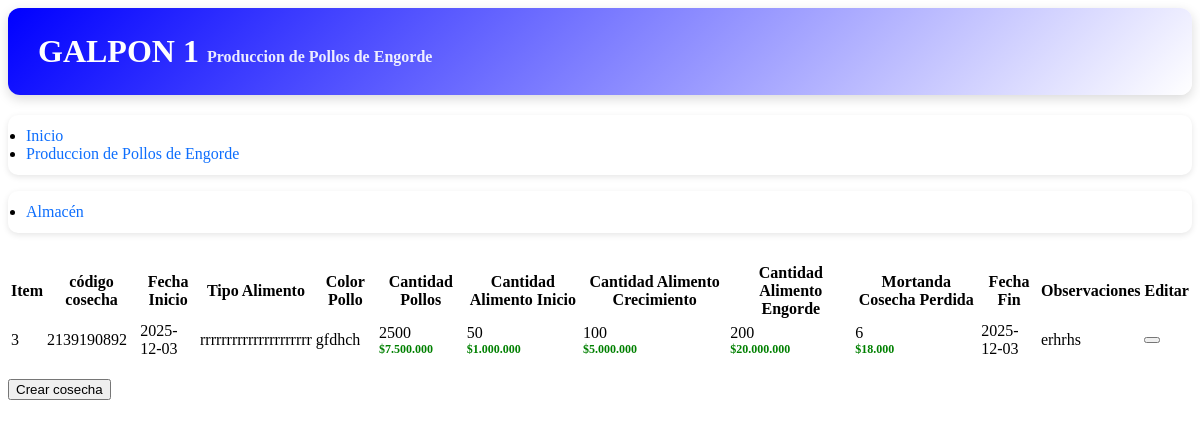
Screenshot of /administrador/vista_admin/vista_galpon1.php?codigo_orions=2139190892 (signed in) with the database file from the repository.
### tables this page shows
CREATE TABLE `galpon_1` (
  `codigo` int(10) NOT NULL,
  `codigo_orions` varchar(10) NOT NULL,
  `descripcion` varchar(200) NOT NULL,
  `tipo_alimento` varchar(200) NOT NULL,
  `fayido` int(255) NOT NULL,
  `cantidad` int(10) NOT NULL,
  `cantidad_pollo` int(10) NOT NULL,
  `color` varchar(100) NOT NULL,
  `fecha_inicio` date NOT NULL,
  `fecha_fin` date NOT NULL,
  `precio_pollo` float NOT NULL,
  `precio_alimento` float NOT NULL,
  `alimento_inicio` int(10) NOT NULL,
  `precio_inicio` float NOT NULL,
  `alimento_preinicio` int(10) NOT NULL,
  `precio_preinicio` float NOT NULL
);

### modelo/datos-galpon1.php (called while the page is built, shortened)
<?php
class misGalpon1
{
    function viewGalpones1($codigo_orions = null)
    {
        $conexion = new Conexion();
        if ($codigo_orions !== null) {
            $consulta = "SELECT
                            codigo,
                            codigo_orions,
                            cantidad_pollo,
                            precio_pollo,
                            color,
                            fayido,
                            tipo_alimento,
                            cantidad,
                            precio_alimento,
                            fecha_inicio,
                            fecha_fin,
                            descripcion,
                            alimento_inicio,
                            precio_inicio,
                            alimento_preinicio,
                            precio_preinicio
                         FROM galpon_1
                         WHERE codigo_orions = :codigo_orions
                         ORDER BY codigo ASC";
            $modules = $conexion->prepare($consulta);
            $modules->bindParam(':codigo_orions', $codigo_orions);
        }
        $modules->execute();
        return $modules->fetchAll(PDO::FETCH_ASSOC);
    }
    function countGalponir1()
    {
        $conexion = new Conexion();
        $consulta = "SELECT count(codigo_orions) as cant
                     FROM galpon_1";
        $modules = $conexion->prepare($consulta);
        $modules->execute();
        $data = $modules->fetch(PDO::FETCH_ASSOC);
        $total = $data['cant'];
        return $total;
    }
}

### administrador/vista_admin/vista_galpon1.php (the view, shortened to what this page needs)
<?php
require_once '../../modelo/val-admin.php';
include '../../modelo/datos-galpon1.php';
if ($rol_user != 1 && $rol_user != 2) {
    echo '<script language = javascript>
    alert ("Debe seleccionar un centro de formación.")
    self.location="../index.php"
    </script>';
} else {
    $mis_galpon1 = new misGalpon1();
    if (isset($_GET['codigo_orions']) && !empty($_GET['codigo_orions'])) {
        $codigo_orions = $_GET['codigo_orions'];
        $res = $mis_galpon1->viewGalpones1($codigo_orions);
    } else {
        $res = $mis_galpon1->viewGalpones1();
    }
}
?>
<div class="col-sm-12">
    <div class="page-head">
        <div class="page-head-modern">
            <h1>
                GALPON 1
                <small>Produccion de Pollos de Engorde</small>
            </h1>
        </div>
        <ul class="breadcrumb breadcrumb-modern">
            <li>
                <a href="index.php">Inicio</a>
            </li>
            <li>
                <a href="index.php">Produccion de Pollos de Engorde</a>
            </li>
        </ul>
        <ul class="breadcrumb breadcrumb-modern">
            <li>
                <a href="almacen.php">Almacén</a>
            </li>
        </ul>
        <br />
        <div class="table-responsive">
            <table id="example" class="table table-striped table-bordered">
                <thead>
                    <th>
                        <div class="text-center">Item</div>
                    </th>
                    <th>
                        <div class="text-center">código cosecha</div>
                    </th>
                    <th>
                        <div class="text-center">Fecha<br />Inicio</div>
                    </th>
                    <th>
                        <div class="text-center">Tipo Alimento</div>
                    </th>
                    <th>
                        <div class="text-center">Color Pollo</div>
                    </th>
                    <th>
                        <div class="text-center">Cantidad Pollos</div>
                    </th>
                    <th>
                        <div class="text-center">Cantidad Alimento Inicio</div>
                    </th>
                    <th>
                        <div class="text-center">Cantidad Alimento Crecimiento</div>
                    </th>
                    <th>
                        <div class="text-center">Cantidad Alimento Engorde</div>
                    </th>
                    <th>
                        <div class="text-center">Mortanda Cosecha Perdida</div>
                    </th>
                    <th>
                        <div class="text-center">Fecha<br />Fin</div>
                    </th>
                    <th>
                        <div class="text-center">Observaciones</div>
                    </th>
                    <th>
                        <div class="text-center">Editar</div>
                    </th>
                </thead>
                <tbody>
                    <?php
                    foreach ($res as $data) {
                        $cant_galpon1 = $mis_galpon1->countGalponir1(['codigo_orions']);
                        $datos = $data['codigo'] . "||" .
                            $data['codigo_orions'] . "||" .
                            $data['cantidad_pollo'] . "||" .
                            $data['precio_pollo'] . "||" .
                            $data['color'] . "||" .
                            $data['fayido'] . "||" .
                            $data['tipo_alimento'] . "||" .
                            $data['cantidad'] . "||" .
                            $data['precio_alimento'] . "||" .
                            $data['fecha_inicio'] . "||" .
                            $data['fecha_fin'] . "||" .
                            $data['descripcion'] . "||" .
                            $data['alimento_inicio'] . "||" .
                            $data['precio_inicio'] . "||" .
                            $data['alimento_preinicio'] . "||" .
                            $data['precio_preinicio'];
                    ?>
                        <tr>
                            <td>
                                <div class="text-center"><?php echo $data['codigo']; ?></div>
                            </td>
                            <td style="cursor:pointer;">
                                <div class="text-center" style="pointer-events:none;">
                                    <?php echo !empty($data['codigo_orions']) ? $data['codigo_orions'] : 'N/A'; ?>
                                </div>
                            </td>
                            <td>
                                <div class="text-center"><?php echo $data['fecha_inicio']; ?></div>
                            </td>
                            <td>
                                <div class="text-center"><?php echo !empty($data['tipo_alimento']) ? $data['tipo_alimento'] : 'N/A'; ?></div>
                            </td>
                            <td>
                                <div class="text-center"><?php echo !empty($data['color']) ? $data['color'] : 'N/A'; ?> </div>
                            </td>
                            <td>
                                <div class="text-center">
                                    <?php
                                    $cantidad = $data['cantidad_pollo'];
                                    $precio_unitario = $data['precio_pollo'];
                                    $precio_total = $cantidad * $precio_unitario;
                                    ?>
                                    <?php echo $cantidad; ?>
                                    <div style="font-size:12px; color:green; font-weight:bold;">
                                        $<?php echo number_format($precio_total, 0, ',', '.');
                                            ?>
                                    </div>
                                </div>
                            </td>
                            <td>
                                <div class="text-center">
                                    <?php
                                    $cantidad = $data['alimento_inicio'];
                                    $precio_unitario = $data['precio_inicio'];
                                    $precio_total = $cantidad * $precio_unitario;
                                    ?>
                                    <?php echo $cantidad; ?>
                                    <div style="font-size:12px; color:green; font-weight:bold;">
                                        $<?php echo number_format($precio_total, 0, ',', '.');
                                            ?>
                                    </div>
                                </div>
                            </td>
                            <td>
                                <div class="text-center">
                                    <?php
                                    $cantidad = $data['alimento_preinicio'];
                                    $precio_unitario = $data['precio_preinicio'];
                                    $precio_total = $cantidad * $precio_unitario;
                                    ?>
                                    <?php echo $cantidad; ?>
                                    <div style="font-size:12px; color:green; font-weight:bold;">
                                        $<?php echo number_format($precio_total, 0, ',', '.');
                                            ?>
                                    </div>
                                </div>
                            </td>
                            <td>
                                <div class="text-center">
                                    <?php
                                    $cantidad = $data['cantidad'];
                                    $precio_unitario = $data['precio_alimento'];
                                    $precio_total = $cantidad * $precio_unitario;
                                    ?>
                                    <?php echo $cantidad; ?>
                                    <div style="font-size:12px; color:green; font-weight:bold;">
                                        $<?php echo number_format($precio_total, 0, ',', '.'); ?>
                                    </div>
                                </div>
                            </td>
                            <td>
                                <div class="text-center">
                                    <?php
                                    $cantidad = $data['fayido'];
                                    $precio_unitario = $data['precio_pollo'];
                                    $precio_total = $cantidad * $precio_unitario;
                                    ?>
                                    <?php echo $cantidad; ?>
                                    <div style="font-size:12px; color:green; font-weight:bold;">
                                        $<?php echo number_format($precio_total, 0, ',', '.'); ?>
                                    </div>
                                </div>
                            </td>
                            <td>
                                <div class="text-center"><?php echo $data['fecha_fin']; ?></div>
                            </td>
                            <td>
                                <div class="text-center"><?php echo !empty($data['descripcion']) ? $data['descripcion'] : 'N/A'; ?></div>
                            </td>
                            <td>
                                <div class="text-center"><button class="btn btn-primary glyphicon glyphicon glyphicon-pencil" data-toggle="modal" data-target="#modalEdicionGalpon1" onclick="agregarFormGalpon1('<?php echo  $datos ?>')"></button></div>
                            </td>
                        </tr>
                    <?php
                    }
                    ?>
                </tbody>
            </table>
        </div>
        <br />
        <button type="button" class="btn btn-success" data-toggle="modal" data-target="#modalNuevoGalpon1">Crear cosecha</button>
        <br />
    </div>
</div>

### administrador/vista_admin/vista_galpon1.php (style rules this page uses)
.page-head-modern { background: linear-gradient(135deg, #0000ff, #ffffff); padding: 25px 30px; border-radius: 12px; color: #fff; box-shadow: 0 4px 12px rgba(0, 0, 0, 0.15); margin-bottom: 20px; }
.page-head-modern h1 { font-size: 32px; font-weight: 700; margin: 0; }
.page-head-modern small { font-size: 16px; opacity: 0.9; }
.breadcrumb-modern { background: #ffffff; padding: 12px 18px; border-radius: 10px; box-shadow: 0 2px 6px rgba(0, 0, 0, 0.1); margin-bottom: 10px; }
.breadcrumb-modern li a { color: #0d6efd; font-weight: 500; text-decoration: none; }

### rows the page displays
galpon_1: codigo "3", codigo_orions "2139190892", fecha_inicio "2025-12-03", tipo_alimento "rrrrrrrrrrrrrrrrrrrrr", color "gfdhch", cantidad_pollo "2500", precio_total "7.500.000", alimento_inicio "50", precio_total "1.000.000", alimento_preinicio "100", precio_total "5.000.000", cantidad "200", precio_total "20.000.000", fayido "6", precio_total "18.000", fecha_fin "2025-12-03", descripcion "erhrhs"
